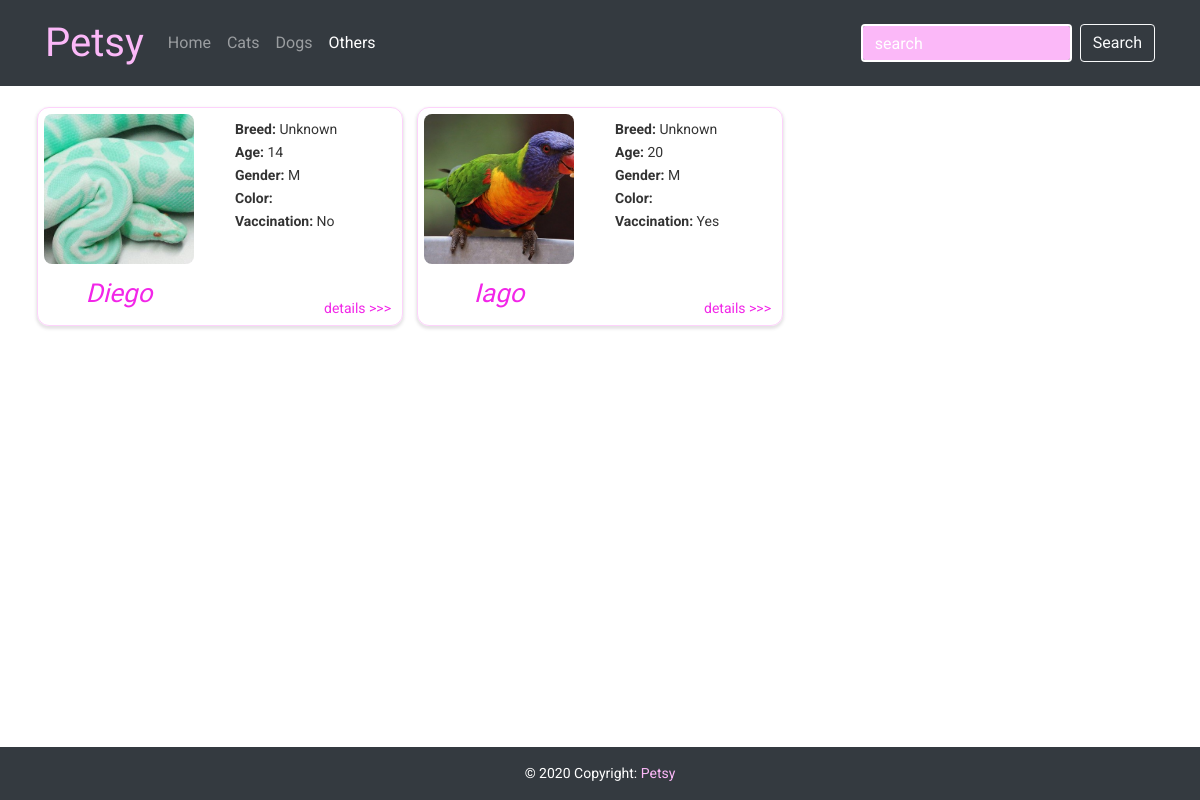
Page /others/ on the committed database.
### animals/models.py (models this page shows, shortened)
class AbstractAnimal(models.Model):
    id = models.UUIDField(primary_key=True, default=uuid.uuid4)
    species = models.CharField(max_length=128)
    breed = models.CharField(max_length=64, blank=True)
    name = models.CharField(max_length=64)
    passport = models.OneToOneField(Passport, on_delete=models.CASCADE)
    age = models.PositiveSmallIntegerField(blank=True, null=True)
    image = models.ImageField(upload_to='photos')
    description = models.TextField()
    GENDER_CHOICES = (
        ('M', 'Male'),
        ('F', 'Female'),
    )
    gender = models.CharField(max_length=1, choices=GENDER_CHOICES, default='M')

class Animal(AbstractAnimal):
    pass

class AbstractAnimal(models.Model):
    id = models.UUIDField(primary_key=True, default=uuid.uuid4)
    species = models.CharField(max_length=128)
    breed = models.CharField(max_length=64, blank=True)
    name = models.CharField(max_length=64)
    passport = models.OneToOneField(Passport, on_delete=models.CASCADE)
    age = models.PositiveSmallIntegerField(blank=True, null=True)
    image = models.ImageField(upload_to='photos')
    description = models.TextField()
    GENDER_CHOICES = (
        ('M', 'Male'),
        ('F', 'Female'),
    )
    gender = models.CharField(max_length=1, choices=GENDER_CHOICES, default='M')

### registry/models.py (models this page shows, shortened)
class Passport(models.Model):
    id = models.UUIDField(default=uuid.uuid4, primary_key=True)
    entered = models.DateField()
    vaccination = models.BooleanField()
    cage_num = models.CharField(max_length=16)

### animals/views.py (the view)
# urls.py: path('others/', AnimalList.as_view(), name='animal_list'),
class AnimalList(ListView):
    model = Animal
    template_name = 'animals_list.html'
    def get_queryset(self):
        animals = Animal.objects.all()
        queryset = []
        i = 0
        while i + 2 < len(animals) - 1:
            queryset.append((animals[i], animals[i + 1], animals[i + 2]))
            i += 3
        queryset.append(animals[i:])
        return queryset
    def get_context_data(self, **kwargs):
        context = super().get_context_data(**kwargs)
        context['OthersActive'] = 'active'
        return context

### animals/templates/animals_list.html (shortened to what this page needs)
{% extends 'base.html' %}
{% load static %}
{% block cssImport %}
<link rel="stylesheet" href="{% static 'CSS/animal_card.css' %}">
{% endblock %}
{% block content %}
{% for threeAnimals in object_list %}
{% if threeAnimals|length == 0 %}
<p class="text-center">No Data</p>
{% else %}
<div class="row">
    {% for animal in threeAnimals %}
    <div class="col-lg-4">
        <div class="animal-card">
            <div class="row">
                <div class="col-sm-6">
                    <img class="animal-card-photo" src="{{ animal.image.url }}" alt="">
                    <div class="name-wrapper">
                        <p class="text-center font-italic">{{ animal.name }}</p>
                    </div>
                </div>
                <div class="col-sm-6">
                    <div class="info">
                        {% if animal.breed %}
                        <p><span class="font-weight-bold">Breed:</span> {{ animal.breed }}</p>
                        {% else %}
                        <p><span class="font-weight-bold">Breed:</span> unknown</p>
                        {% endif %}
                        {% if animal.age %}
                        <p><span class="font-weight-bold">Age:</span> {{ animal.age }}</p>
                        {% else %}
                        <p><span class="font-weight-bold">Age:</span> unknown</p>
                        {% endif %}
                        <p><span class="font-weight-bold">Gender:</span> {{ animal.gender }}</p>
                        <p><span class="font-weight-bold">Color:</span> {{ animal.color }}</p>
                        <p><span class="font-weight-bold">Vaccination:</span> {{ animal.passport.vaccination|yesno:"Yes,No" }}</p>
                        <a class="details-link" href="../animal/{{ animal.pk }}">details >>></a>
                    </div>
                </div>
            </div>
        </div>
    </div>
    {% endfor %}
</div>
{% endif %}
{% endfor %}
{% endblock %}

### Site/static/CSS/main.css (style rules this page uses)
html { position: relative; min-height: 100%; }
body { font-family: 'Roboto', sans-serif; margin-bottom: 90px; min-width: 480px; }

### animals/static/CSS/animal_card.css (style rules this page uses)
.animal-card-photo { width: 150px; height: 150px; object-fit: cover; margin-left: auto; border-radius: 8px; }
.animal-card { margin: 7px -8px; padding: 6px; border: solid 1px rgba(242, 38, 232, 0.2); border-radius: 12px; -webkit-box-shadow: 0px 2px 3px 1px rgba(79, 69, 79, 0.15); -moz-box-shadow: 0px 2px 3px 1px rgba(79, 69, 79, 0.15); box-shadow: 0px 2px 3px 1px rgba(79, 69, 79, 0.15); }
.name-wrapper { width: 150px; margin-top: 10px; margin-bottom: -10px; font-family: 'Leckerli One', cursive; font-size: 26px; color: #F226E8; }
.info { margin-top: 6px; font-size: 14px; margin-bottom: 35px; }
.info>p { color: rgba(0, 0, 0, 0.8); text-transform: capitalize !important; margin-bottom: 5px; line-height: 18px; overflow: hidden; text-overflow: ellipsis; }
.details-link { position: absolute; bottom: 0px; right: 20px; color: #F226E8; }

### rows in the picture
Animal: image (picture), name "Diego", age "14", gender "M", passport.vaccination "No"
Animal: image (picture), name "Iago", age "20", gender "M", passport.vaccination "Yes"
